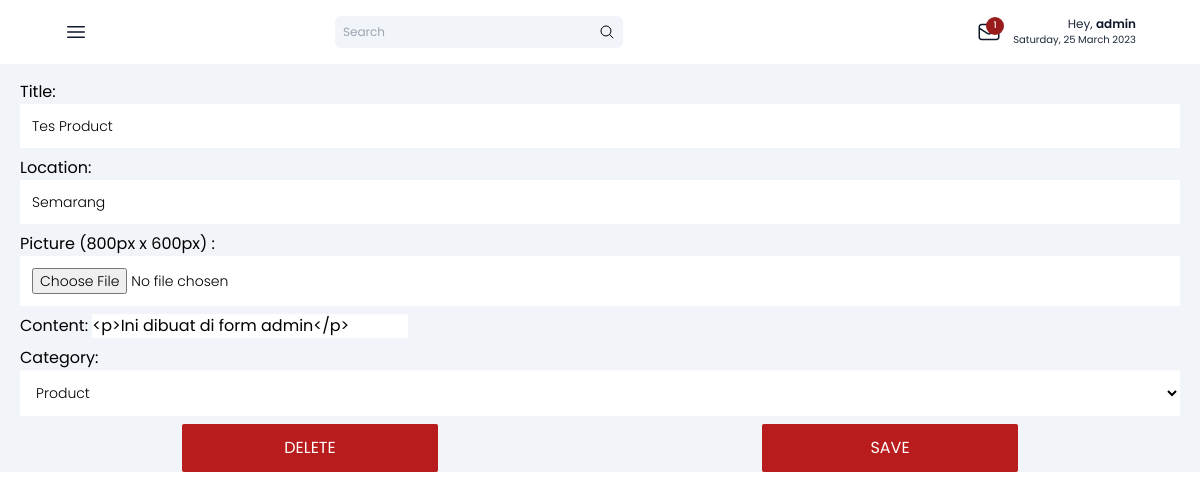
The page /setup/edit/post/tes-product (signed in) on the database its author committed.
### post/models.py (models this page shows, shortened)
class Post(models.Model):
    title = models.CharField(max_length=255, verbose_name="Title")
    slug = models.SlugField(unique=True, editable=False)
    location = models.CharField(max_length=25,verbose_name="Location")
    content = RichTextUploadingField(verbose_name="Content")
    publish = models.DateTimeField(auto_now_add=True, verbose_name='Published')
    picture = models.ImageField(upload_to='uploads/%Y/%m/%d', verbose_name='Picture', default='uploads/no-image.jpg')
    category = models.ForeignKey(Category, on_delete=models.CASCADE, verbose_name='Category')
    status=models.CharField(max_length=100, choices=STATUS_CHOICES, default='draft',verbose_name='Status')
    class Meta:
        verbose_name = 'Post'
        verbose_name_plural = 'Posts'

class Category(models.Model):
    title = models.CharField(max_length=150, verbose_name='Category Name')
    slug =models.SlugField(max_length=150, unique=True, editable=False)
    heading = models.CharField(max_length=50, verbose_name='Heading', default='None')
    caption = models.TextField(verbose_name='Caption', default='None')
    class Meta:
        verbose_name = 'Category'
        verbose_name_plural = 'Categories'
    def __str__(self):
        return self.title

### setup/views.py (the view)
# urls.py: path('edit/post/<slug:slug>', PostUpdateView.as_view(), name='edit-post'),
class PostUpdateView(LoginRequiredMixin, UpdateView):
    model= Post
    form_class = PostModelForm
    template_name = 'setup/post_edit.html'
    success_url = reverse_lazy('setup:post')
    def get_context_data(self, *args, **kwargs):
        context = super().get_context_data(*args, **kwargs)
        context['title'] = 'Edit Post'
        context['message_count'] = Message.objects.filter(status_message ='unread').count()
        context['datetime']= datetime.now().strftime("%A, %d %B %Y ")
        context['contact']= Contact.objects.all()
        context['abouts'] = About.objects.all()
        return context

### setup/templates/setup/post_edit.html (shortened to what this page needs)
{% extends '../arcotama_admin.html' %} {% load static %} {% block content %}
<main class="col-span-full md:col-span-3 md:grid-rows-3 mt-3 xl:mt-16 md:px-5 px-16">
  <h1 class="font-semibold text-3xl my-1 md:my-3 text-red-700">{{ title }}</h1>
  <form action="" class="space-y-2 flex flex-col" method="post" enctype="multipart/form-data">
    {% csrf_token %} {{form.media}}{{form.as_p}}
    <div class="flex justify-center items-center">
      <a href="" class="bg-red-700 w-64 mx-auto hover:bg-red-800 rounded-sm p-3 text-white font-normal hover:font-semibold flex items-center justify-center space-x-2"><span>DELETE</span></a>
      <button type="submit" class="bg-red-700 w-64 mx-auto hover:bg-red-800 rounded-sm p-3 text-white font-normal hover:font-semibold flex items-center justify-center space-x-2"><span>SAVE</span></button>
    </div>
  </form>
</main>
{% endblock content %}

### templates/snippets/admin-topbar.html (shortened to what this page needs)
{% load static %}
<div class="flex justify-around md:justify-end space-x-4 items-center relative">
    <a href="{% url 'setup:messages' %}" class="text-slate-900 scale-150"
      >
      {% if not message_count == 0 %}
      <span class="absolute p-px w-4 h-4 rounded-full bg-red-800 text-white notif flex justify-center items-center scale-75 -top-1 -right-1">{{message_count}}</span>
      {% endif %}
    </a>
    <span class="flex flex-col items-end">
      <p class="text-xs text-slate-800">Hey, <span class="text-xs font-semibold text-slate-900">{{user}}</span></p>
      <p class="hidden md:block text-xxs text-slate-800">{{datetime}}</p>
    </span>
  </div>
</section>

### rows shown on the page
Post: title "Tes Product", location "Semarang", content "<p>Ini dibuat di form admin</p>", category "Product"

### other values the page prints
{{ message_count }} "1"
{{ user }} "admin"
{{ datetime }} "Saturday, 25 March 2023"
